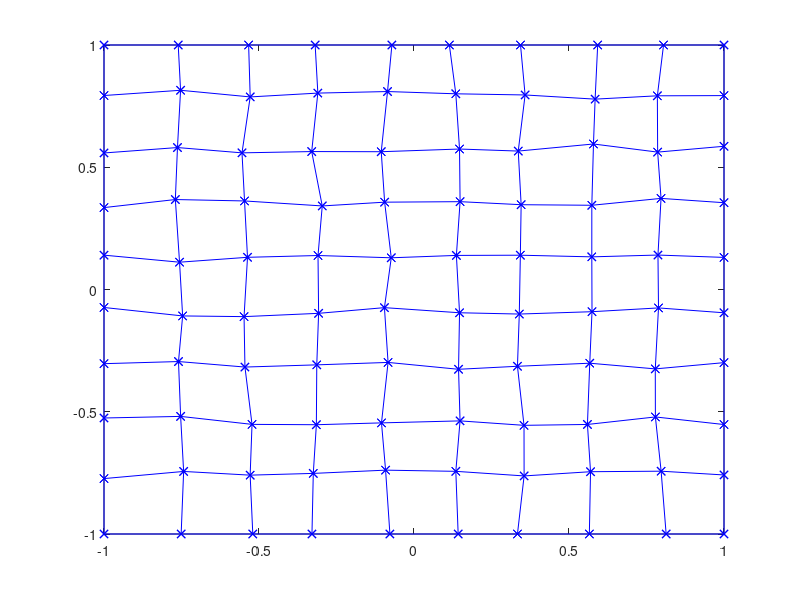

The MATLAB source for this figure: (Note: this script raises an error after producing the figure.)
%% Homework 5, Part 2
clc; close all; clear all;
%% Create perturbed grid
n_x = 10;
n_y = n_x;

% Uniform grid
x = linspace(-1,1,n_x);
y = fliplr(linspace(-1,1,n_y));
[X,Y] = meshgrid(x,y);

% Perturb grid
Xp = X + rand(n_x,n_y)/25; 
Yp = Y + rand(n_x,n_y)/25;

% Clean up boundaries
Xp(:,1) = -1;
Xp(:,n_x) = 1;
Yp(1,:) = 1;
Yp(n_y,:) = -1;

plot(Xp,Yp, 'b-x', Xp', Yp', 'b-x')

% Iterate over elements on grid
% Note: We take the small elements on the rs grid as the new element on xy
%             Call the discretization of one element a subelement
A_tot = 0;
n_sub_elems = 3;
for i = 1:n_x-1
    for j = 1:n_y-1
        % Define corners
        ul_x = Xp(i,j);
        ur_x = Xp(i,j+1);
        ll_x = Xp(i+1,j);
        lr_x = Xp(i+1,j+1);
        xp = [ll_x lr_x ur_x ul_x];
        
        ul_y = Yp(i,j);
        ur_y = Yp(i,j+1);
        ll_y = Yp(i+1,j);
        lr_y = Yp(i+1,j+1);
        yp = [ll_y lr_y ur_y ul_y];

        % Pull discretization info
        [x_pts, y_pts, jac_arr, dA_arr] = rs2xy(xp,yp,n_sub_elems);
        
        % Add to total area
        A_tot = A_tot + sum(sum(dA_arr,1),2);
    end
end

disp(A_tot)
